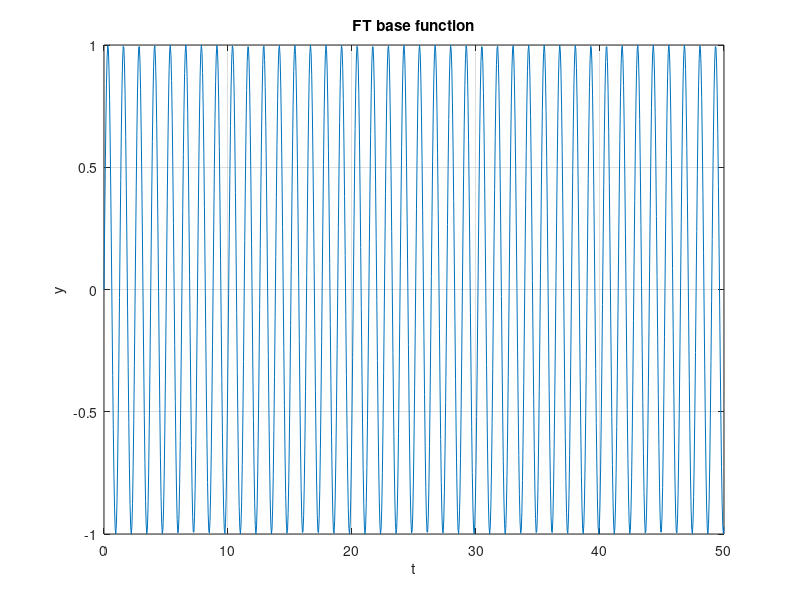
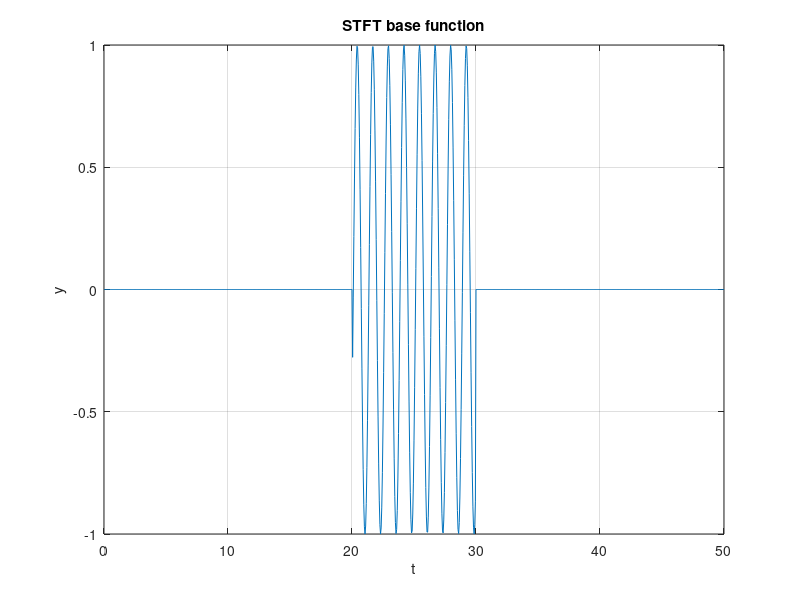

Reproduce these figures in MATLAB, in order.
% 
clc;
clear;
close all;

% 
t = 0:0.05:50;
y_base1 = sin(5*t);
figure
plot(t,y_base1);
title('FT base function')
xlabel('t');ylabel('y');grid on;

ts = 25;
width = 10;
left = ts-width/2;
right = ts+width/2;
y_window = 1*(t<right & t>left);
y_base2 = y_base1.*y_window;

figure
plot(t,y_base2);
title('STFT base function')
xlabel('t');ylabel('y');grid on;

